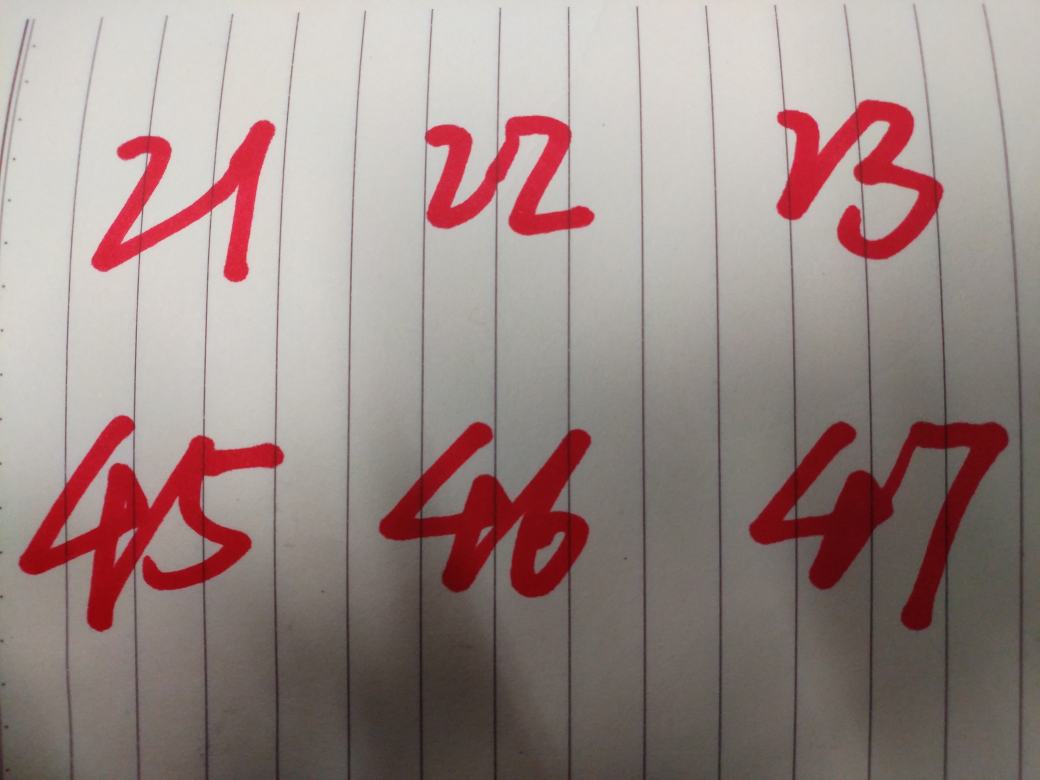
#> input picture img_7_Red/111.jpg, 4160 x 3120 px (shown at 1/4 size); its folder holds only this picture in this run
$ python Locate_Score.py
#> lines starting #> are read from the running program, lines starting #| are printed output that depends on the picture; after the words box and inside, x2 and y2 are one past the last pixel; in counts of white or black regions, pixels touching at a corner belong together
# -*- coding: utf-8 -*-
from PIL import Image
import matplotlib
import matplotlib.pyplot as plt
import skimage.io as io
import skimage
import pylab
import os
import numpy as np
import cv2
from skimage.filters import threshold_otsu
import sys
import copy

redLower = np.array([170, 100, 100])
redUpper = np.array([179, 255, 255])

if __name__ == '__main__':
    all_list = os.listdir('./img_7_Red/')
    for k in range(len(all_list)):
        Img_RGB = cv2.imread(('./img_7_Red/%s' % all_list[k]).replace('//', ''))
#> Img_RGB is the input picture: shape (3120, 4160, 3); mean B, G, R 133.7, 136.9, 154.7
        height,width,channel=Img_RGB.shape
#> height = 3120; width = 4160; channel = 3
        Img_RGB=cv2.resize(Img_RGB,(int(200*(width/height)),200))
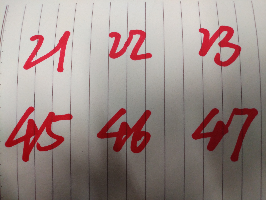
#> Img_RGB: shape (200, 266, 3); mean B, G, R 133.5, 136.8, 154.6
        HSV = cv2.cvtColor(Img_RGB, cv2.COLOR_BGR2HSV)
#> HSV: shape (200, 266, 3); mean H, S, V 35.6, 40.7, 154.6
        H, S, V = cv2.split(HSV)
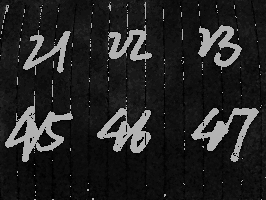
#> H: shape (200, 266); min 0, max 179, mean 35.6
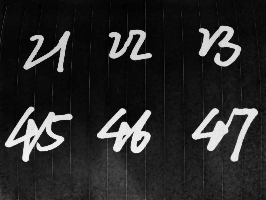
#> S: shape (200, 266); min 0, max 247, mean 40.7
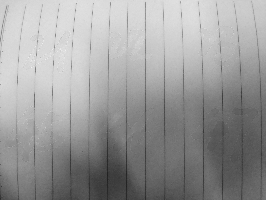
#> V: shape (200, 266); min 32, max 241, mean 154.6
        LowerBlue = np.array([-10, 43, 46])
        UpperBlue = np.array([10, 255, 255])
        mask = cv2.inRange(HSV, LowerBlue, UpperBlue)
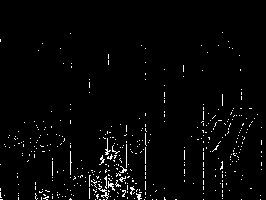
#> mask: shape (200, 266); 2.3% white in thin lines or dots, all inside (x1, y1, x2, y2) = (0, 32, 262, 200)
        RedThings = cv2.bitwise_and(Img_RGB, Img_RGB, mask=mask)
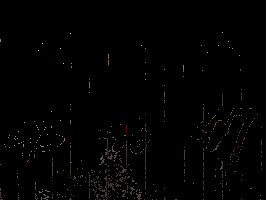
#> RedThings: shape (200, 266, 3); mean B, G, R 1.5, 1.6, 2
        cv2.imshow('fifi',RedThings)
        cv2.waitKey(0)
